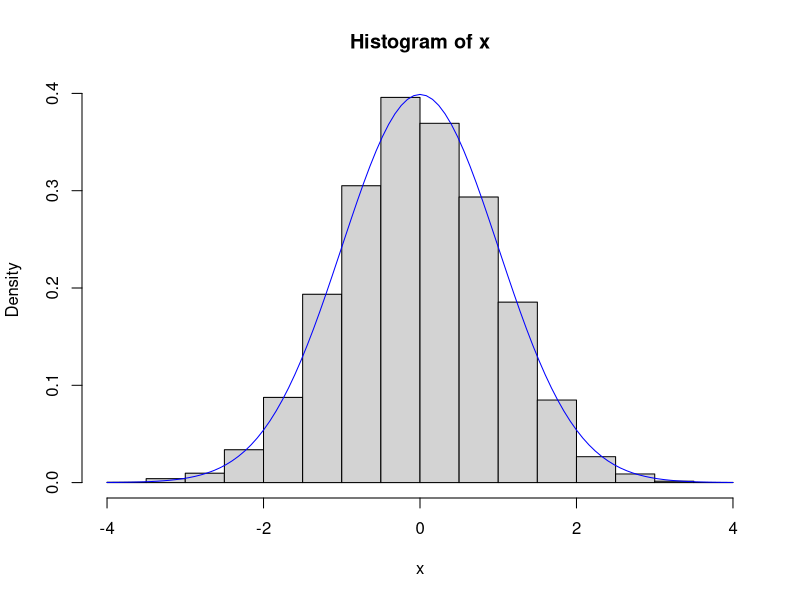
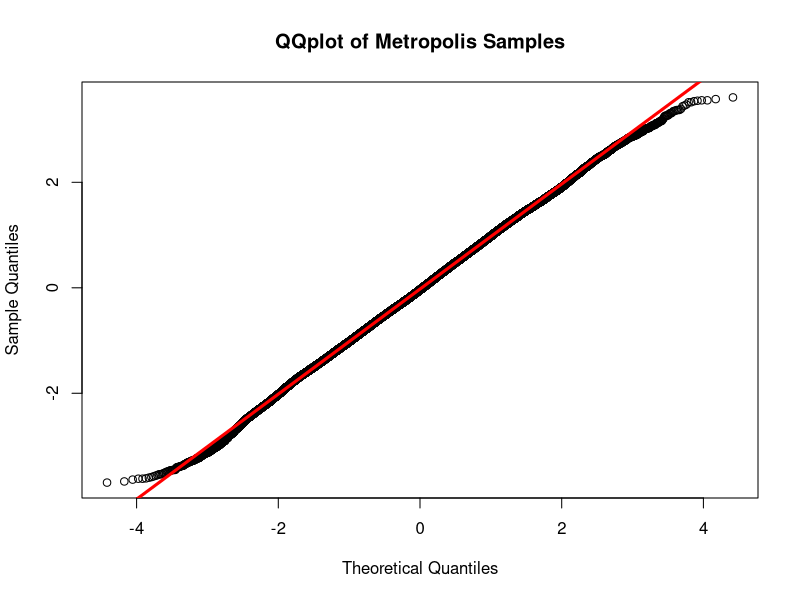
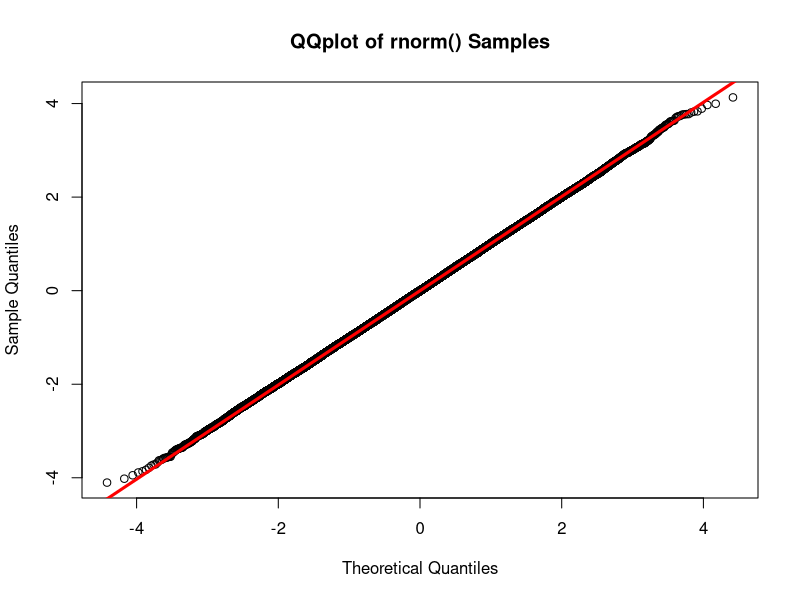
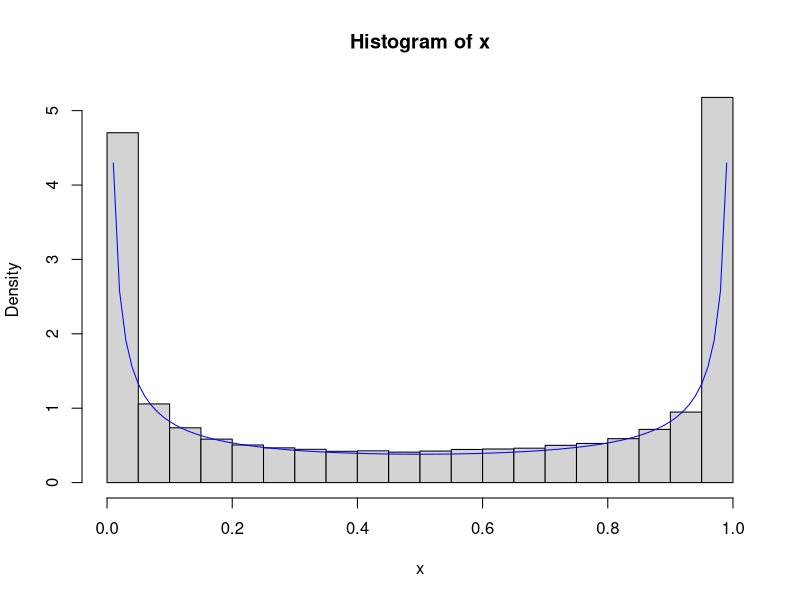

Here is the R script that generated these plots, in order:
#For this sampler we need
#1) the pdf of the target distribution (what we're trying to explore)
#2) the pdf of the proposal distribution q (how we find the next point in the 
#Markov chain from the current point)
#3) a function to generate points from the proposal distribution, given the current point

#In this example we're trying to get samples from a N(0,1) using a N(0, 0.1). 
#You can chang the proposal distribution if you like.
geneq = function(x){ #this function gets numbers from our proposal distribution q
  rnorm(1, mean=x, sd = 0.1) #try changing the sd for this distribution
}
q = function(x, y){ #the pdf of q
  dnorm(y, mean=x, sd=0.1)#try changing the sd for this distribution.
}
f = function(x){ #the pdf of f - the target distribution
  dnorm(x, mean=0, sd = 1)
}

Nsim = 1e5
x = rep(0, Nsim) #start at x[1]==0... this doesn't matter too much
for(t in 1:(Nsim-1)){
  y = geneq(x[t])
  r = runif(1)
  # if(r < min(1, f(y)*q(y,x[t])/(f(x[t])*q(x[t],y))))
  if(r < min(1, f(y) / f(x[t])) ) #same as above if q(x,y) == q(y,x), i.e. q is symmetric
  {
    x[t+1] = y
  } else x[t+1] = x[t]
}
hist(x, freq=FALSE)
curve(dnorm(x), add=TRUE, col='blue')

qqnorm(x, main='QQplot of Metropolis Samples'); qqline(x, lwd=3, col='red')
#how does this compare to normal data generated directly from rnorm()?
y=rnorm(Nsim); qqnorm(y, main='QQplot of rnorm() Samples'); qqline(y, lwd=3, col='red')
#What if f() is not uni-modal?
#Let's say that f() is rbeta(1/4, 1/4). We'll keep our q as normal, but narrow it to SD=0.25
geneq = function(x){#this function gets numbers from our proposal distribution q
  rnorm(1, mean=x, sd=0.05)
}
q = function(x, y){#the pdf of q
  dnorm(y, mean=x, sd=0.05)
}
f = function(x){#the pdf of f - the target distribution
  dbeta(x, .25, .25)
}
Nsim = 1e5
x = rep(0.5, Nsim)
#start at 0.5 because if we start outside at 0 or 1 (or outside those bounds) it will never move - f(x) will always be 0
for(t in 1:(Nsim-1)){
  y = geneq(x[t])
  r = runif(1)
  # if(r < min(1, f(y)*q(y,x[t])/(f(x[t])*q(x[t],y))))
  if(r < min(1, f(y) / f(x[t])) ) #same as above if q(x,y) == q(y,x), i.e. q is symmetric
  {
    x[t+1] = y
  } else x[t+1] = x[t]
}
hist(x, freq=FALSE)
curve(dbeta(x, 1/4, 1/4), add=TRUE, col='blue')
#is the distribution lopsided? Why? Does increasing Nsim change that?
